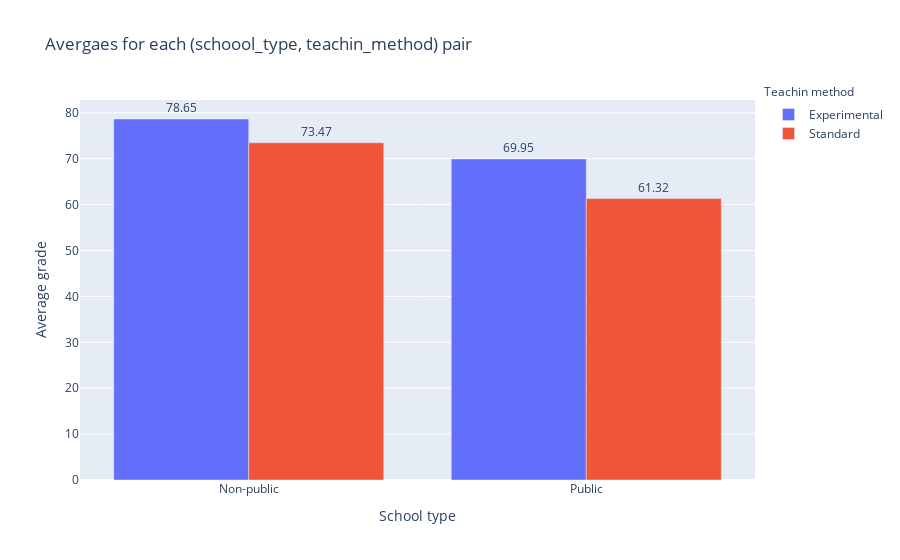

Notebook source saved alongside this figure:
### Code cell
#prepare data
x= list(df.groupby(['school_type', 'teaching_method']).mean()['posttest'].index.get_level_values(0).unique())
y= df.groupby(['school_type', 'teaching_method']).mean()['posttest']
legend= list(df.groupby(['school_type', 'teaching_method']).mean()['posttest'].index.get_level_values(1).unique())


#plot data
fig = go.Figure(data=[
    go.Bar(name=legend[0], x=x, y=[y.loc[x[0], legend[0]], y.loc[x[1], legend[0]]], text=np.round([y.loc[x[0], legend[0]], y.loc[x[1], legend[0]]], 2), textposition='outside'),
    go.Bar(name=legend[1], x=x, y=[y.loc[x[0], legend[1]], y.loc[x[1], legend[1]]], text=np.round([y.loc[x[0], legend[1]], y.loc[x[1], legend[1]]], 2), textposition='outside')
])

# Change the bar mode

fig.update_layout(barmode='group',
                 title_text="Avergaes for each (schoool_type, teachin_method) pair",
                 xaxis_title='School type',
                 yaxis_title='Score',
                 annotations=[
        dict(
            x=1.15,
            y=1.05,
            xref='paper',
            yref='paper',
            text='Teachin method',
            showarrow=False
        )
    ]
                 )
fig.show()

### Figure 1 — Plotly figure (JSON) as saved in the notebook; plotly's stock layout.template omitted (floating-point values rounded to 4 significant figures)
{"data": [{"name": "Experimental", "text": [78.65, 69.95], "textposition": "outside", "type": "bar", "x": ["Non-public", "Public"], "y": [78.65, 69.95]}, {"name": "Standard", "text": [73.47, 61.32], "textposition": "outside", "type": "bar", "x": ["Non-public", "Public"], "y": [73.47, 61.32]}], "layout": {"annotations": [{"showarrow": false, "text": "Teachin method", "x": 1.15, "xref": "paper", "y": 1.05, "yref": "paper"}], "barmode": "group", "title": {"text": "Avergaes for each (schoool_type, teachin_method) pair"}, "xaxis": {"title": {"text": "School type"}}, "yaxis": {"title": {"text": "Average grade"}}}}
